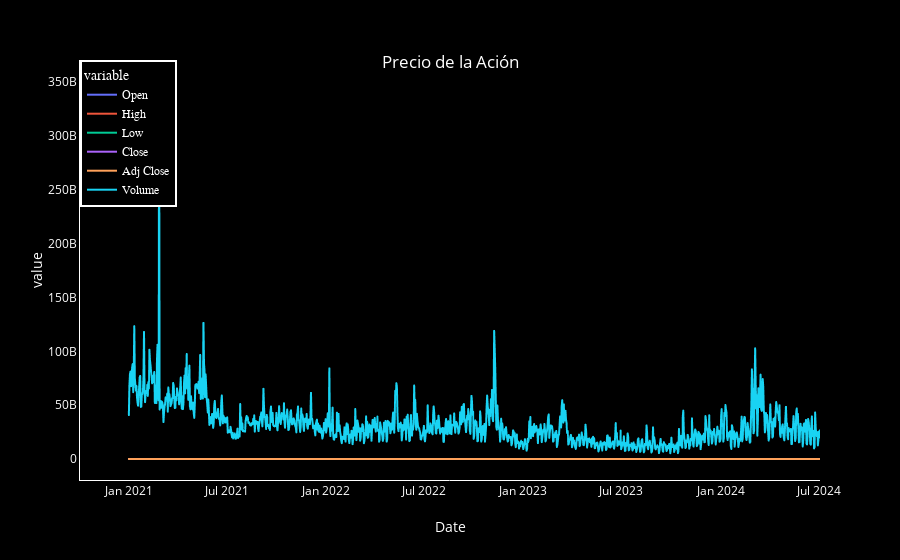

The cell this chart's notebook holds for it:
### Code cell
import plotly.express as px
import plotly.graph_objects as go

# Crear el gráfico de dispersión
fig = px.line(data, x=data.index, y=data.columns, color_discrete_sequence=px.colors.qualitative.Plotly)

# Personalizar el gráfico para un estilo cyberpunk
fig.update_traces(marker=dict(size=15, line=dict(width=2, color='rgba(255, 255, 255, 0.8)')))

# Ajustar el fondo y los elementos visuales
fig.update_layout(
    plot_bgcolor='black',
    paper_bgcolor='black',
    font=dict(color='white'),
    title={
        'text': "Precio de la Ación",
        'y':0.9,
        'x':0.5,
        'xanchor': 'center',
        'yanchor': 'top'
    },
    xaxis=dict(showgrid=False, zeroline=False, showline=True, linecolor='white'),
    yaxis=dict(showgrid=False, zeroline=False, showline=True, linecolor='white'),
    legend=dict(
        x=0,
        y=1,
        traceorder='normal',
        font=dict(
            family='sans-serif',
            size=12,
            color='white'
        ),
        bgcolor='black',
        bordercolor='white',
        borderwidth=2
    )
)

# Añadir el efecto de resplandor mediante líneas adicionales
for i in range(1, 5):
    fig.add_trace(go.Scatter(
        x=data.index,
        y=data.columns,
        mode='markers',
        marker=dict(
            size=15 + i,
            line=dict(width=2, color=f'rgba(0, 255, 255, {0.2 / i})')
        ),
        hoverinfo='skip',
        showlegend=False
    ))

# Mostrar el gráfico
fig.show()

### Figure 1 — Plotly figure (JSON) as saved in the notebook; plotly's stock layout.template omitted (floating-point values rounded to 4 significant figures; data arrays with more than 128 entries replaced by an {"elided": "..."} marker saying what was removed)
{"data": [{"hovertemplate": "variable=Open<br>Date=%{x}<br>value=%{y}<extra></extra>", "legendgroup": "Open", "line": {"color": "#636EFA", "dash": "solid"}, "marker": {"line": {"color": "rgba(255, 255, 255, 0.8)", "width": 2}, "size": 15, "symbol": "circle"}, "mode": "lines", "name": "Open", "showlegend": true, "type": "scattergl", "x": {"elided": "1280 str values"}, "xaxis": "x", "y": {"elided": "1280 float values"}, "yaxis": "y"}, {"hovertemplate": "variable=High<br>Date=%{x}<br>value=%{y}<extra></extra>", "legendgroup": "High", "line": {"color": "#EF553B", "dash": "solid"}, "marker": {"line": {"color": "rgba(255, 255, 255, 0.8)", "width": 2}, "size": 15, "symbol": "circle"}, "mode": "lines", "name": "High", "showlegend": true, "type": "scattergl", "x": {"elided": "1280 str values"}, "xaxis": "x", "y": {"elided": "1280 float values"}, "yaxis": "y"}, {"hovertemplate": "variable=Low<br>Date=%{x}<br>value=%{y}<extra></extra>", "legendgroup": "Low", "line": {"color": "#00CC96", "dash": "solid"}, "marker": {"line": {"color": "rgba(255, 255, 255, 0.8)", "width": 2}, "size": 15, "symbol": "circle"}, "mode": "lines", "name": "Low", "showlegend": true, "type": "scattergl", "x": {"elided": "1280 str values"}, "xaxis": "x", "y": {"elided": "1280 float values"}, "yaxis": "y"}, {"hovertemplate": "variable=Close<br>Date=%{x}<br>value=%{y}<extra></extra>", "legendgroup": "Close", "line": {"color": "#AB63FA", "dash": "solid"}, "marker": {"line": {"color": "rgba(255, 255, 255, 0.8)", "width": 2}, "size": 15, "symbol": "circle"}, "mode": "lines", "name": "Close", "showlegend": true, "type": "scattergl", "x": {"elided": "1280 str values"}, "xaxis": "x", "y": {"elided": "1280 float values"}, "yaxis": "y"}, {"hovertemplate": "variable=Adj Close<br>Date=%{x}<br>value=%{y}<extra></extra>", "legendgroup": "Adj Close", "line": {"color": "#FFA15A", "dash": "solid"}, "marker": {"line": {"color": "rgba(255, 255, 255, 0.8)", "width": 2}, "size": 15, "symbol": "circle"}, "mode": "lines", "name": "Adj Close", "showlegend": true, "type": "scattergl", "x": {"elided": "1280 str values"}, "xaxis": "x", "y": {"elided": "1280 float values"}, "yaxis": "y"}, {"hovertemplate": "variable=Volume<br>Date=%{x}<br>value=%{y}<extra></extra>", "legendgroup": "Volume", "line": {"color": "#19D3F3", "dash": "solid"}, "marker": {"line": {"color": "rgba(255, 255, 255, 0.8)", "width": 2}, "size": 15, "symbol": "circle"}, "mode": "lines", "name": "Volume", "showlegend": true, "type": "scattergl", "x": {"elided": "1280 str values"}, "xaxis": "x", "y": {"elided": "1280 int values"}, "yaxis": "y"}, {"hoverinfo": "skip", "marker": {"line": {"color": "rgba(0, 255, 255, 0.2)", "width": 2}, "size": 16}, "mode": "markers", "showlegend": false, "type": "scatter", "x": {"elided": "1280 str values"}, "y": ["Open", "High", "Low", "Close", "Adj Close", "Volume"]}, {"hoverinfo": "skip", "marker": {"line": {"color": "rgba(0, 255, 255, 0.1)", "width": 2}, "size": 17}, "mode": "markers", "showlegend": false, "type": "scatter", "x": {"elided": "1280 str values"}, "y": ["Open", "High", "Low", "Close", "Adj Close", "Volume"]}, {"hoverinfo": "skip", "marker": {"line": {"color": "rgba(0, 255, 255, 0.06666666666666667)", "width": 2}, "size": 18}, "mode": "markers", "showlegend": false, "type": "scatter", "x": {"elided": "1280 str values"}, "y": ["Open", "High", "Low", "Close", "Adj Close", "Volume"]}, {"hoverinfo": "skip", "marker": {"line": {"color": "rgba(0, 255, 255, 0.05)", "width": 2}, "size": 19}, "mode": "markers", "showlegend": false, "type": "scatter", "x": {"elided": "1280 str values"}, "y": ["Open", "High", "Low", "Close", "Adj Close", "Volume"]}], "layout": {"font": {"color": "white"}, "legend": {"bgcolor": "black", "bordercolor": "white", "borderwidth": 2, "font": {"color": "white", "family": "sans-serif", "size": 12}, "title": {"text": "variable"}, "tracegroupgap": 0, "traceorder": "normal", "x": 0, "y": 1}, "margin": {"t": 60}, "paper_bgcolor": "black", "plot_bgcolor": "black", "title": {"text": "Precio de la Ación", "x": 0.5, "xanchor": "center", "y": 0.9, "yanchor": "top"}, "xaxis": {"anchor": "y", "domain": [0, 1], "linecolor": "white", "showgrid": false, "showline": true, "title": {"text": "Date"}, "zeroline": false}, "yaxis": {"anchor": "x", "domain": [0, 1], "linecolor": "white", "showgrid": false, "showline": true, "title": {"text": "value"}, "zeroline": false}}}
